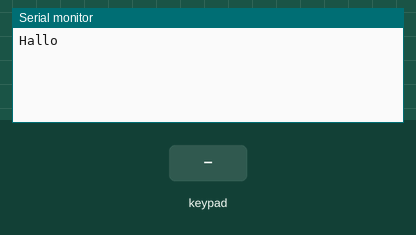
Simulated run of this sketch. Board: ESP32. Shown: the last lines printed to the serial monitor. The test bench sets the inputs (shaded band).

Above: at 2.2 s.
2.3 s: key '1' pressed
At 2.9 s:
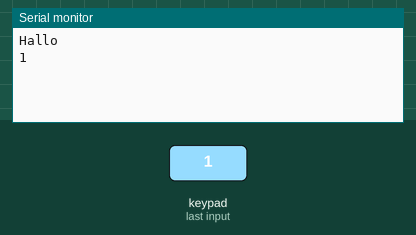
3.8 s: key 'r' pressed
At 5.0 s:
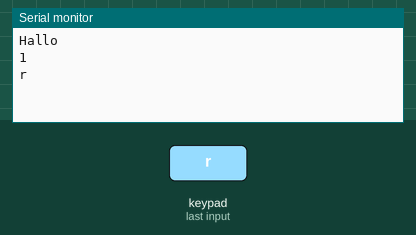
5.3 s: key 'g' pressed
At 6.5 s:
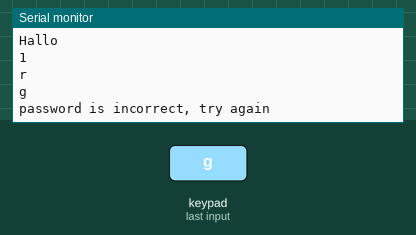
6.8 s: keypad keys 1 0 0 pressed 0.4 s apart
At 8.1 s:
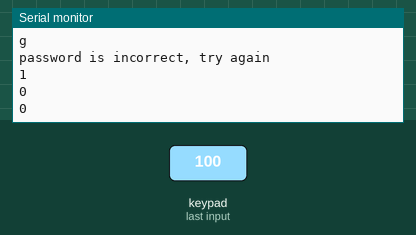
9.5 s: key 'g' pressed
At 10.7 s:
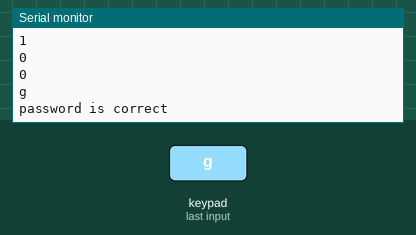
11.0 s: keypad keys 2 5 2 6 3 2 3 3 pressed 0.4 s apart
At 15.3 s:
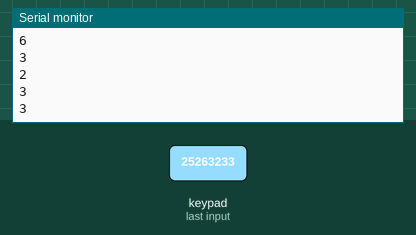
Timing chart, 0 to 16.7 s (numbered marks = the images above; inputs shaded):
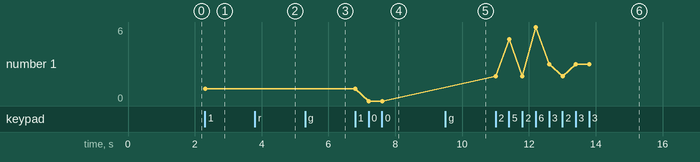

The sketch:

PinPadTest.ino
```cpp
#include <Keypad.h>


//--- PinPad config ---
#define ROW_NUMBER 4
#define COLUM_NUMBER 3

char keys[ROW_NUMBER][COLUM_NUMBER] = {
  {'1', '2', '3'},
  {'4', '5', '6'},
  {'7', '8', '9'},
  {'r', '0', 'g'}
};

byte pin_rows[ROW_NUMBER] = {25, 26, 32, 33}; //connect to the row pinouts of the keypad
byte pin_column[COLUM_NUMBER] = {27, 14, 12}; //connect to the column pinouts of the keypad

Keypad keypad = Keypad( makeKeymap(keys), pin_rows, pin_column, ROW_NUMBER, COLUM_NUMBER );

const String password = "100"; // change your password here
String input_password;

void setup() {
  delay(1000); // 1 second delay for recovery


  Serial.begin(9600);

  input_password.reserve(32); // maximum input characters is 33, change if needed

  Serial.println("Hallo");
}

void loop() {

  checkPinPadInput();
}

void checkPinPadInput(){

  char key = keypad.getKey();

  if (key){
    Serial.println(key);

    if(key == 'r') {
      input_password = ""; // clear input password

    } else if(key == 'g') {
      if(password == input_password) {
        Serial.println("password is correct");

      } else {
        Serial.println("password is incorrect, try again");
      }

      input_password = ""; // clear input password
    } else {
      input_password += key; // append new character to input password string
    }
  }
}
```

Measured:
- after the input at 2.3 s, the serial monitor: prints a new line at once (image 1)
- after the input at 3.8 s, the serial monitor: prints a new line at once (image 2)
- after the input at 5.3 s, the serial monitor: prints a new line at once (image 3)
- after the input at 6.8 s, the serial monitor: prints a new line at once (image 4)
- after the input at 9.5 s, the serial monitor: prints a new line at once (image 5)
- after the input at 11.0 s, the serial monitor: prints a new line at once (image 6)
- plotted number 1: 1 → 0 after the input at 6.8 s, 0 → 3 after the input at 11.0 s
